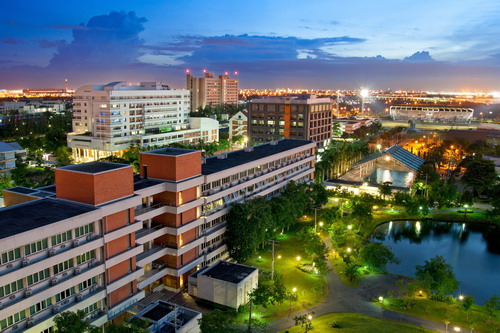
#> input picture lab2/kmitl.jpg, 500 x 333 px, found by its file name
$ python lab2-1_2.py
#> lines starting #> are read from the running program, lines starting #| are printed output that depends on the picture
import cv2
import numpy as np

from matplotlib import pyplot as plt

# Image pixel adjustment
image = cv2.imread("lab2/kmitl.jpg")
#> image is the input picture: shape (333, 500, 3); mean B, G, R 102.1, 104.3, 95.2
image = cv2.cvtColor(image, cv2.COLOR_BGR2RGB)
# print(image)

height, width = 300, 500
image = cv2.resize(image, (width, height))
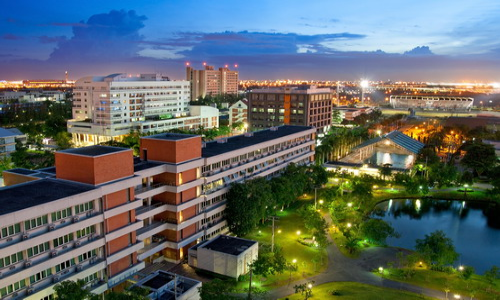
#> image: shape (300, 500, 3); mean R, G, B 95.1, 104.2, 102
# Define the video output settings
output_file = 'Gamma_video.mp4'  # Replace with the desired output file name
frame_rate = 1  # Number of frames per second
fourcc = cv2.VideoWriter_fourcc(*'mp4v')
video_writer = cv2.VideoWriter(output_file, fourcc, frame_rate, (width, height))

quantization_levels = 2 ** 8

y_low = [0.1, 0.2, 0.3, 0.4, 0.5, 0.6, 0.7, 0.8, 0.9, 1]
y_High = [1.5, 2, 2.5, 3, 3.5, 5.0, 5.5, 10, 15, 20]
image =image.astype(np.float64)

# Gamma 0 < (y) < 1
for y in y_low:

    a = 1
    b = 0
    image_gamma = image**y
    output_image = (a * image_gamma ) + b

    quantized_image = ((output_image - np.min(output_image))/(np.max(output_image) - np.min(output_image))) * ((2**8)-1)
    quantized_image = quantized_image.astype(np.uint8)
    video_writer.write(quantized_image)
#> this loop made 10 passes
#> pass 1, `image_gamma = image**y`:
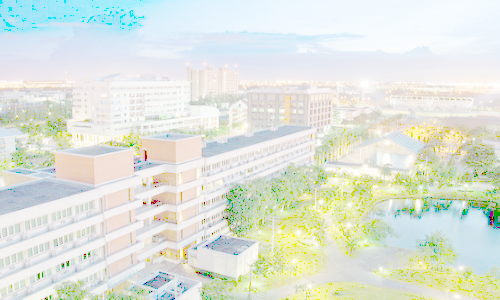
#> image_gamma: shape (300, 500, 3) float64; mean R, G, B 1.52, 1.56, 1.5; drawn with min black and max white
#> pass 2, `image_gamma = image**y`:
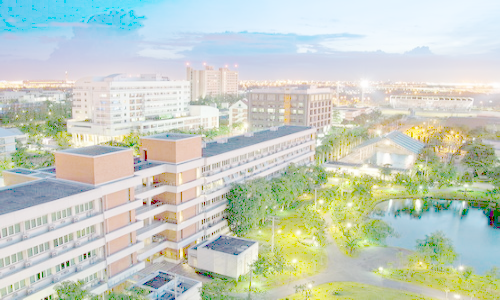
#> image_gamma: shape (300, 500, 3) float64; mean R, G, B 2.36, 2.46, 2.32; drawn with min black and max white
# Gamma (y) > 1
for y in y_High :

    a = 1
    b = 0
    image_gamma = image**y
    output_image = (a * image_gamma) + b

    quantized_image = ((output_image - np.min(output_image))/(np.max(output_image) - np.min(output_image))) * ((2**8)-1)
    quantized_image = quantized_image.astype(np.uint8)
    video_writer.write(quantized_image)
#> this loop made 10 passes
#> pass 1, `image_gamma = image**y`:
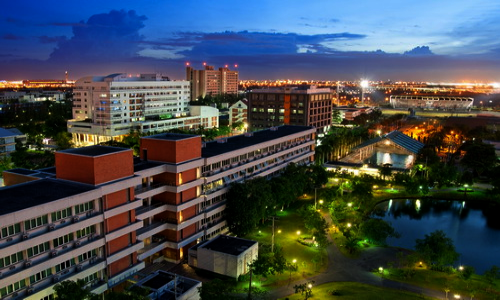
#> image_gamma: shape (300, 500, 3) float64; mean R, G, B 1069.5, 1176.8, 1258.7; drawn with min black and max white
#> pass 2, `image_gamma = image**y`:
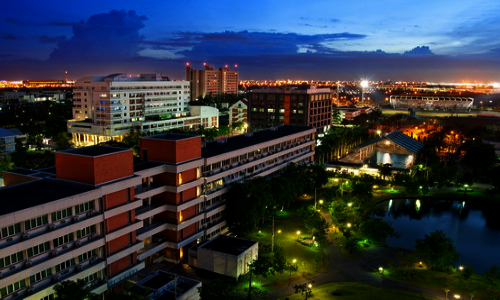
#> image_gamma: shape (300, 500, 3) float64; mean R, G, B 12638.4, 13910.6, 16420.9; drawn with min black and max white
#> after the loop:
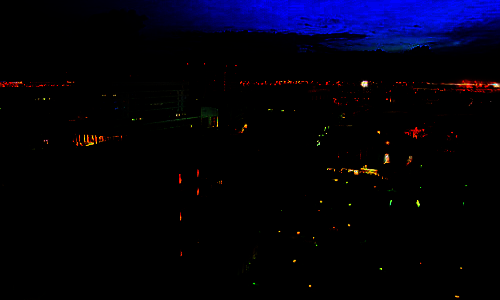
#> quantized_image: shape (300, 500, 3); mean R, G, B 1.9, 1.3, 14.4

video_writer.release()

$ run again, with lab2/chainat.jpg copied over lab2/kmitl.jpg
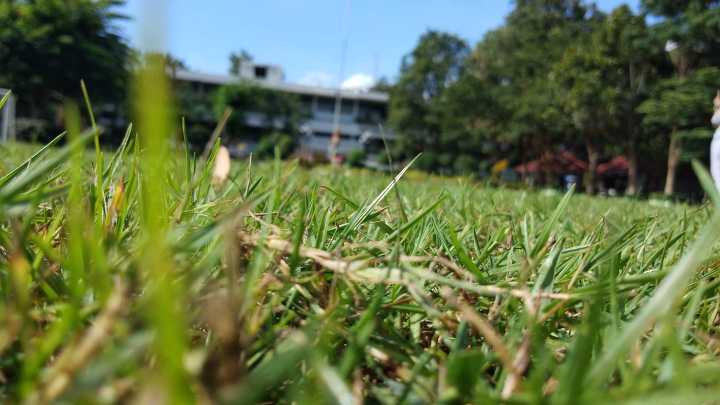
#> input picture lab2/chainat.jpg, 1440 x 810 px, found by its file name (shown at 1/2 size)
#> image is the input picture: shape (810, 1440, 3); mean B, G, R 71.6, 114.6, 99.2
#> the loop `for y in y_High : ` made 10 passes
#> pass 1, `image_gamma = image**y`:
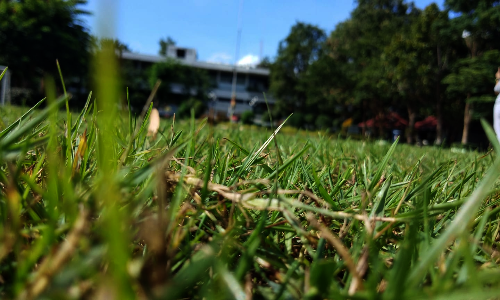
#> image_gamma: shape (300, 500, 3) float64; mean R, G, B 1081.6, 1332.2, 775.6; drawn with min black and max white
#> after the loop `for y in y_High :`:
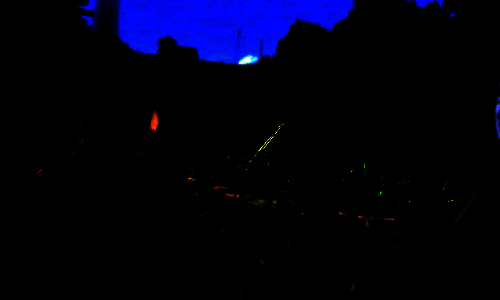
#> quantized_image: shape (300, 500, 3); mean R, G, B 0.4, 0.8, 17.6
